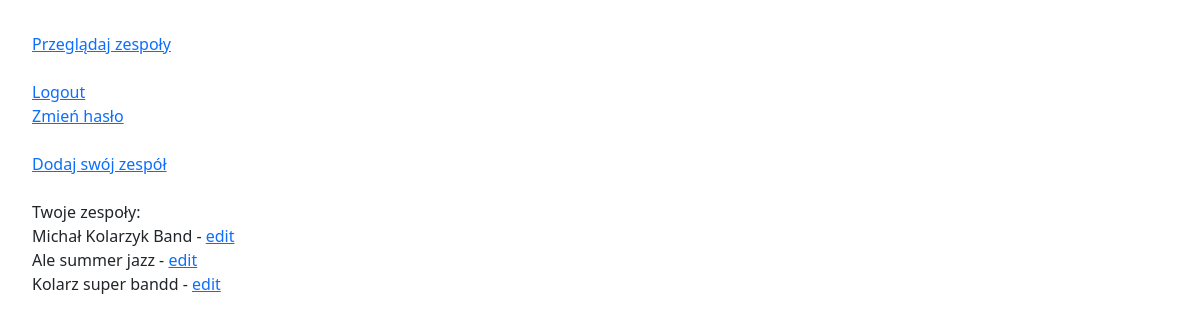
Page /dashboard/ (signed in) on the earlier database version.
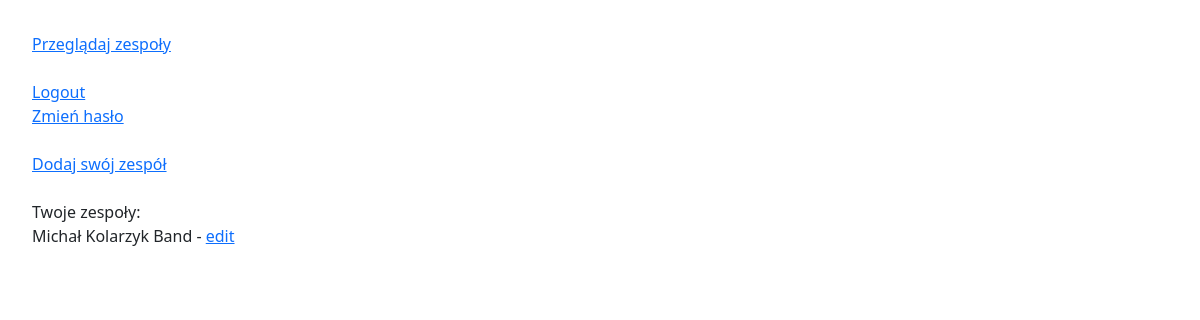
Same page on the later database version.
### garage_online/models.py (models this page shows, shortened)
class Band(models.Model):
    name = models.CharField(max_length=100, null=False, blank=False)
    contact_email = models.EmailField(null=True, blank=True)
    show_contact_email = models.BooleanField(default=True)
    short_desc = models.TextField(max_length=150, null=False, blank=False)
    long_desc = models.TextField(null=False, blank=False)
    genre = models.PositiveSmallIntegerField(choices=choices.get_genres(), default=0)
    image = models.ImageField(upload_to='bands_photos', null=False, blank=False)
    country = models.CharField(max_length=2, choices=choices.get_countries(), default='PL')
    city = models.CharField(max_length=50, null=False, blank=False)
    is_active = models.BooleanField(default=True)
    tags = models.CharField(max_length=100, null=True, blank=True)
    add_2db_date = models.DateField(auto_now_add=True)
    user = models.ManyToManyField(User, related_name='bands')

### garage_online/views.py (the view)
# urls.py: path('dashboard/', views.dashboard, name='dashboard'),
def dashboard(request):
    bands = Band.objects.filter(user=request.user) if request.user.is_authenticated else None
    return render(request, 'garage_online/dashboard.html', {'bands': bands})

### garage_online/templates/garage_online/dashboard.html (shortened to what this page needs)
{% extends 'base.html' %}
{% block body %}
    <a href="{% url 'all_bands' %}">Przeglądaj zespoły</a><br>
    <br>
    <a href="{% url 'logout' %}">Logout</a><br>
    <a href="{% url 'password_change' %}">Zmień hasło</a><br>
    <br>
    <a href="{% url 'new_band' %}">Dodaj swój zespół</a><br>
    <br>
    Twoje zespoły:<br>
    {% if bands|length == 0 %}
        Nie dodałeś jeszcze żadnego zespołu
    {% else %}
        {% for band in bands %}
            {{ band.name }} - <a href="{% url 'edit_band' band.name %}">edit</a> <br>
        {% endfor %}
    {% endif %}
{% endblock %}

Differences in the rows shown:
no longer on this page (row edited): Band: name "Ale summer jazz"
removed Band: name "Kolarz super bandd"
